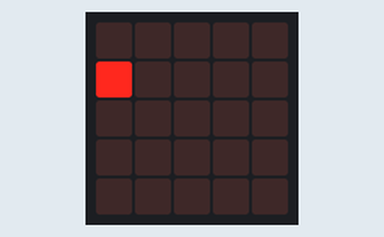
This program was run on a simulated BBC micro:bit (MakeCode). Parts: the board's 5×5 LED display.

Above: at 3.1 s.
At 6.5 s:
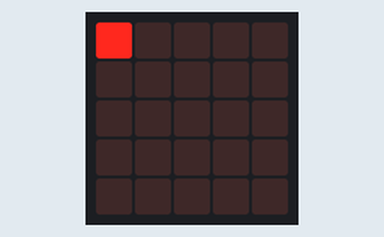
At 9.9 s:
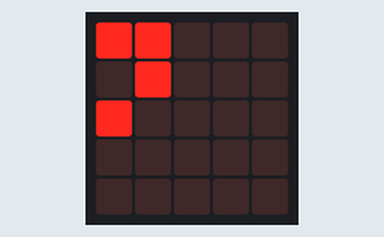
At 13.3 s:
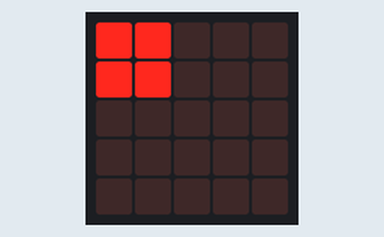
At 20.1 s:
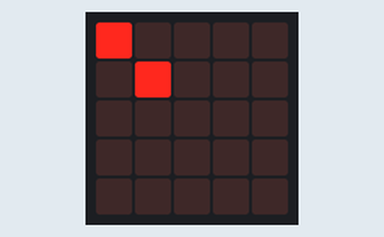
At 37.1 s:
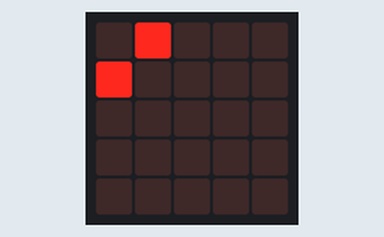

Measured:
- what the display in image 0 shows lasts 3.4 s, from 3.0 s to 6.4 s

The program:

main.ts
```typescript
basic.forever(function () {
    basic.pause(3000)
    basic.showLeds(`
        . . . . .
        # . . . .
        . . . . .
        . . . . .
        . . . . .
        `)
    basic.pause(3000)
    basic.showLeds(`
        # . . . .
        . . . . .
        . . . . .
        . . . . .
        . . . . .
        `)
    basic.pause(3000)
    basic.showLeds(`
        # # . . .
        . # . . .
        # . . . .
        . . . . .
        . . . . .
        `)
    basic.pause(3000)
    basic.showLeds(`
        # # . . .
        # # . . .
        . . . . .
        . . . . .
        . . . . .
        `)
    basic.pause(3000)
    basic.showLeds(`
        . # . . .
        # . . . .
        . . . . .
        . . . . .
        . . . . .
        `)
    basic.pause(3000)
    basic.showLeds(`
        # . . . .
        . # . . .
        . . . . .
        . . . . .
        . . . . .
        `)
})
```

test.ts
```typescript
// aquí va el archivo "tests"; esto no se compilará cuando este paquete se utilice como una extensión.
```
